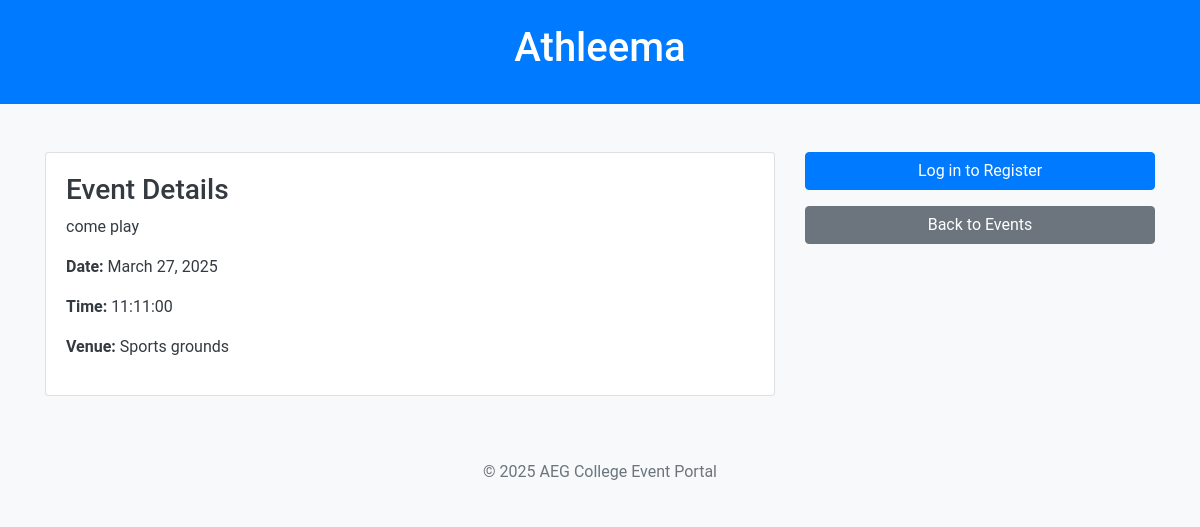
Page /event_details.php?id=1 on the committed database.
### tables this page shows
CREATE TABLE `events` (
  `id` int(11) NOT NULL,
  `title` varchar(255) NOT NULL,
  `category` varchar(50) DEFAULT NULL,
  `date` date NOT NULL,
  `time` time NOT NULL,
  `venue` varchar(255) NOT NULL,
  `description` text DEFAULT NULL,
  `image` varchar(255) DEFAULT NULL,
  `created_by` int(11) DEFAULT NULL
);

### event_details.php (the view, shortened to what this page needs)
<?php
include 'db.php';
$event_id = $_GET['id'];
$stmt = $conn->prepare("SELECT * FROM events WHERE id = ?");
$stmt->bind_param("i", $event_id);
$stmt->execute();
$result = $stmt->get_result();
$event = $result->fetch_assoc();
?>
<!DOCTYPE html>
<html lang="en">
<head>
    <link rel="stylesheet" href="https://stackpath.bootstrapcdn.com/bootstrap/4.5.2/css/bootstrap.min.css">
    <link rel="stylesheet" href="styles.css">
</head>
<body>
    <header class="bg-primary text-white text-center py-4">
        <h1><?php echo htmlspecialchars($event['title']); ?></h1>
    </header>
    <div class="container mt-5">
        <div class="row">
            <div class="col-md-8">
                <div class="card">
                    <div class="card-body">
                        <h3>Event Details</h3>
                        <p><?php echo htmlspecialchars($event['description']); ?></p>
                        <p><strong>Date:</strong> <?php echo date('F j, Y', strtotime($event['date'])); ?></p>
                        <p><strong>Time:</strong> <?php echo $event['time']; ?></p>
                        <p><strong>Venue:</strong> <?php echo htmlspecialchars($event['venue']); ?></p>
                    </div>
                </div>
            </div>
            <div class="col-md-4">
                <?php if (isset($_SESSION['user_id'])): ?>
                    <form method="POST">
                        <button type="submit" class="btn btn-primary btn-block">Register Now</button>
                    </form>
                <?php else: ?>
                    <p><a href="login.php" class="btn btn-primary btn-block">Log in to Register</a></p>
                <?php endif; ?>
                <a href="index.php" class="btn btn-secondary btn-block mt-2">Back to Events</a>
            </div>
        </div>
    </div>
    <footer class="footer mt-5 py-3 bg-light text-center">
        <span class="text-muted">© 2025 AEG College Event Portal</span>
    </footer>
</body>
</html>

### css/styles.css (style rules this page uses)
body { font-family: 'Roboto', 'Arial', sans-serif; background: #f8f9fa; color: #343a40; margin: 0; padding: 0; }
footer { text-align: center; padding: 15px; background: #000000; color: white; margin-top: 50px; }

### rows in the picture
events: title "Athleema", description "come play", date "March 27, 2025", time "11:11:00", venue "Sports grounds"
